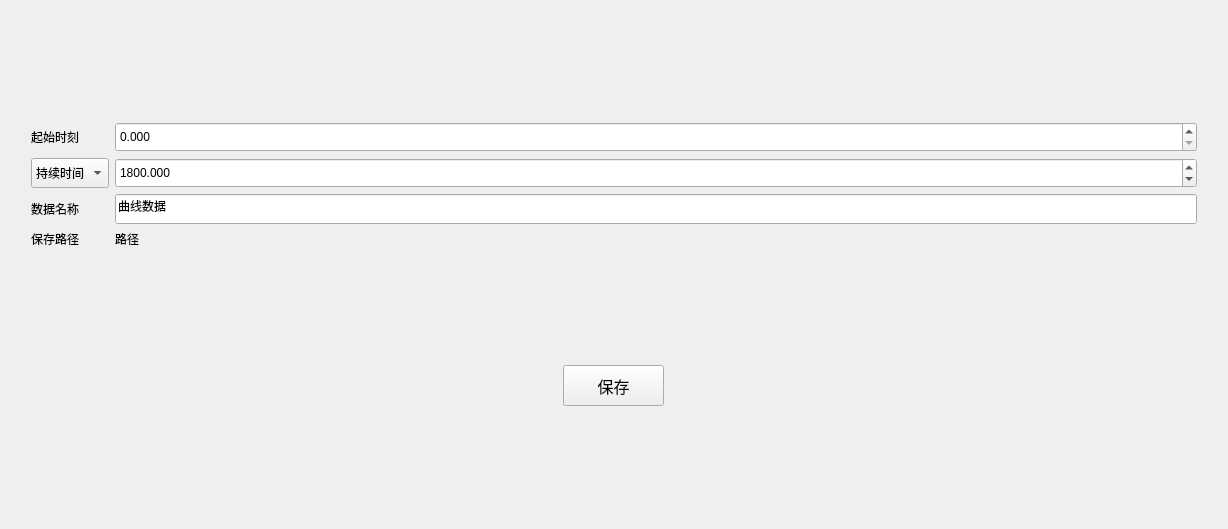
<?xml version="1.0" encoding="UTF-8"?>
<ui version="4.0">
 <class>ChartDataSave</class>
 <widget class="QWidget" name="ChartDataSave">
  <property name="geometry">
   <rect>
    <x>0</x>
    <y>0</y>
    <width>1228</width>
    <height>529</height>
   </rect>
  </property>
  <property name="sizePolicy">
   <sizepolicy hsizetype="Preferred" vsizetype="Preferred">
    <horstretch>0</horstretch>
    <verstretch>0</verstretch>
   </sizepolicy>
  </property>
  <property name="windowTitle">
   <string>曲线图数据保存</string>
  </property>
  <layout class="QVBoxLayout" name="verticalLayout">
   <item>
    <layout class="QGridLayout" name="gridLayout">
     <item row="0" column="1">
      <widget class="QLabel" name="label_3">
       <property name="text">
        <string>起始时刻</string>
       </property>
      </widget>
     </item>
     <item row="0" column="2">
      <widget class="QDoubleSpinBox" name="doubleSpinBox_startTime">
       <property name="sizePolicy">
        <sizepolicy hsizetype="Minimum" vsizetype="Maximum">
         <horstretch>0</horstretch>
         <verstretch>0</verstretch>
        </sizepolicy>
       </property>
       <property name="minimumSize">
        <size>
         <width>188</width>
         <height>30</height>
        </size>
       </property>
       <property name="decimals">
        <number>3</number>
       </property>
       <property name="maximum">
        <double>999999.000000000000000</double>
       </property>
      </widget>
     </item>
     <item row="1" column="0">
      <spacer name="horizontalSpacer">
       <property name="orientation">
        <enum>Qt::Horizontal</enum>
       </property>
       <property name="sizeType">
        <enum>QSizePolicy::Maximum</enum>
       </property>
       <property name="sizeHint" stdset="0">
        <size>
         <width>20</width>
         <height>20</height>
        </size>
       </property>
      </spacer>
     </item>
     <item row="1" column="1">
      <widget class="QComboBox" name="comboBox_modeSet">
       <property name="minimumSize">
        <size>
         <width>0</width>
         <height>30</height>
        </size>
       </property>
       <item>
        <property name="text">
         <string>持续时间</string>
        </property>
       </item>
       <item>
        <property name="text">
         <string>终止时刻</string>
        </property>
       </item>
      </widget>
     </item>
     <item row="1" column="2">
      <widget class="QDoubleSpinBox" name="doubleSpinBox_timeSpan_endTime">
       <property name="sizePolicy">
        <sizepolicy hsizetype="Minimum" vsizetype="Maximum">
         <horstretch>0</horstretch>
         <verstretch>0</verstretch>
        </sizepolicy>
       </property>
       <property name="minimumSize">
        <size>
         <width>188</width>
         <height>30</height>
        </size>
       </property>
       <property name="decimals">
        <number>3</number>
       </property>
       <property name="maximum">
        <double>999999.000000000000000</double>
       </property>
       <property name="value">
        <double>1800.000000000000000</double>
       </property>
      </widget>
     </item>
     <item row="1" column="3">
      <spacer name="horizontalSpacer_2">
       <property name="orientation">
        <enum>Qt::Horizontal</enum>
       </property>
       <property name="sizeType">
        <enum>QSizePolicy::Maximum</enum>
       </property>
       <property name="sizeHint" stdset="0">
        <size>
         <width>20</width>
         <height>20</height>
        </size>
       </property>
      </spacer>
     </item>
     <item row="2" column="1">
      <widget class="QLabel" name="label_2">
       <property name="text">
        <string>数据名称</string>
       </property>
      </widget>
     </item>
     <item row="2" column="2">
      <widget class="QLineEdit" name="dataName">
       <property name="sizePolicy">
        <sizepolicy hsizetype="Expanding" vsizetype="Maximum">
         <horstretch>0</horstretch>
         <verstretch>0</verstretch>
        </sizepolicy>
       </property>
       <property name="minimumSize">
        <size>
         <width>0</width>
         <height>30</height>
        </size>
       </property>
       <property name="text">
        <string>曲线数据</string>
       </property>
      </widget>
     </item>
     <item row="3" column="1">
      <widget class="QLabel" name="label">
       <property name="text">
        <string>保存路径</string>
       </property>
      </widget>
     </item>
     <item row="3" column="2">
      <widget class="QLabel" name="label_path">
       <property name="sizePolicy">
        <sizepolicy hsizetype="Preferred" vsizetype="Maximum">
         <horstretch>0</horstretch>
         <verstretch>0</verstretch>
        </sizepolicy>
       </property>
       <property name="text">
        <string>路径</string>
       </property>
      </widget>
     </item>
    </layout>
   </item>
   <item alignment="Qt::AlignHCenter">
    <widget class="QPushButton" name="saveButton">
     <property name="sizePolicy">
      <sizepolicy hsizetype="Fixed" vsizetype="Fixed">
       <horstretch>0</horstretch>
       <verstretch>0</verstretch>
      </sizepolicy>
     </property>
     <property name="minimumSize">
      <size>
       <width>101</width>
       <height>41</height>
      </size>
     </property>
     <property name="font">
      <font>
       <family>微软雅黑</family>
       <pointsize>12</pointsize>
      </font>
     </property>
     <property name="text">
      <string>保存</string>
     </property>
    </widget>
   </item>
  </layout>
 </widget>
 <resources/>
 <connections/>
</ui>
